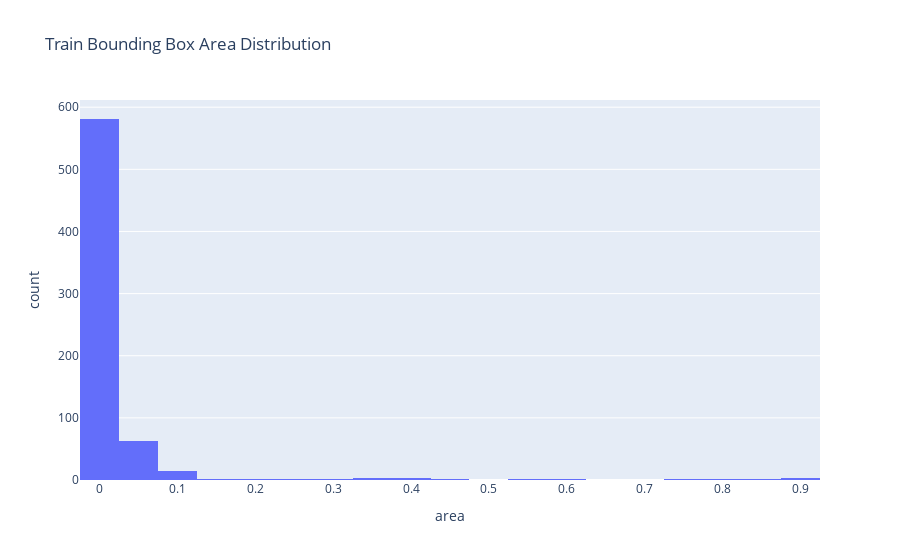
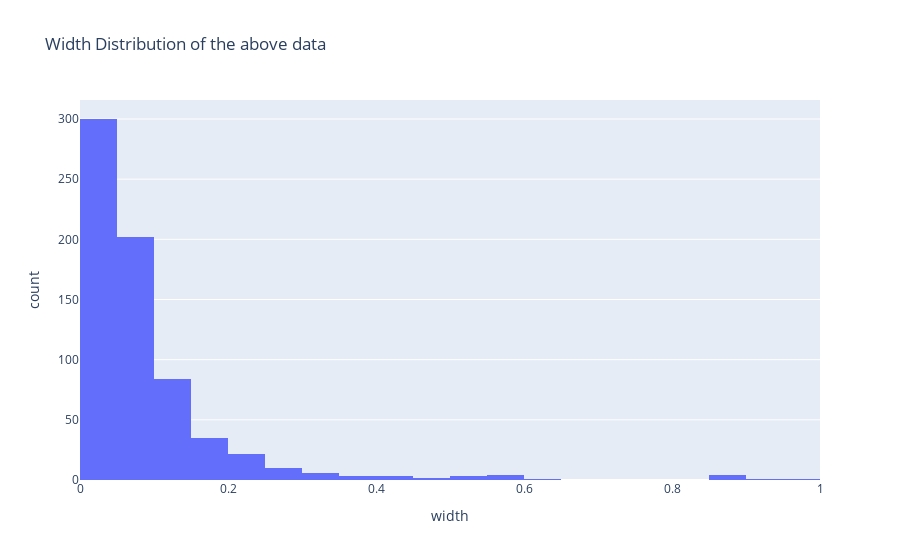
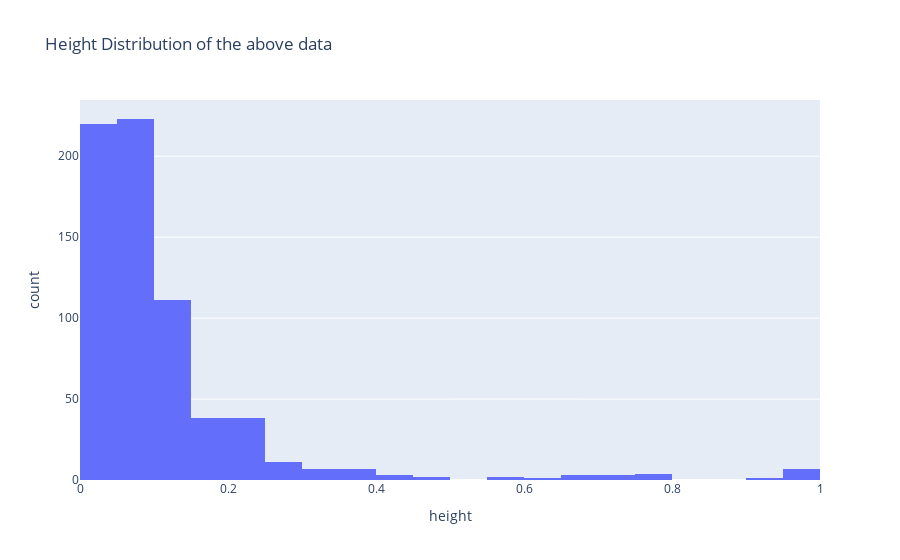
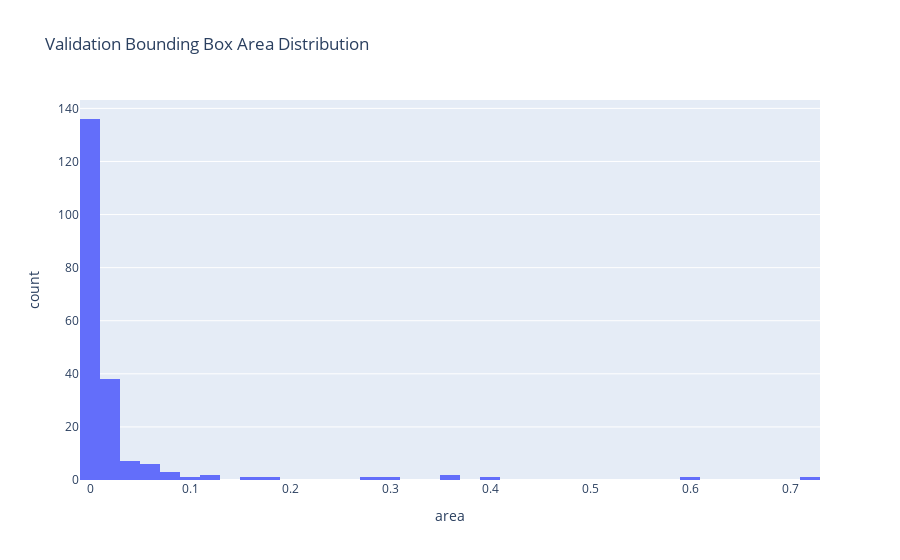

The code cell stored with these charts, in order, in its notebook:
### Markdown cell above
# Bounding box area distribution

### Code cell
def plot_bb_dist(labels, title):
    labels['area'] = labels['width'] * labels['height']
    fig = px.histogram(labels, x='area', nbins=40, title=title)
    fig.show()

def plot_width_and_height_dist(labels):
    fig = px.histogram(labels, x='width', nbins=40, title='Width Distribution of the above data')
    fig2 = px.histogram(labels, x='height', nbins=40, title='Height Distribution of the above data')
    fig.show()
    fig2.show()
    

plot_bb_dist(train_labels, 'Train Bounding Box Area Distribution')
plot_width_and_height_dist(train_labels)
plot_bb_dist(val_labels, 'Validation Bounding Box Area Distribution')
plot_width_and_height_dist(val_labels)
plot_bb_dist(test_labels, 'Test Bounding Box Area Distribution')
plot_width_and_height_dist(test_labels)

### Figure 1 — Plotly figure (JSON) as saved in the notebook; plotly's stock layout.template omitted (floating-point values rounded to 4 significant figures; data arrays with more than 128 entries replaced by an {"elided": "..."} marker saying what was removed)
{"data": [{"alignmentgroup": "True", "bingroup": "x", "hovertemplate": "area=%{x}<br>count=%{y}<extra></extra>", "legendgroup": "", "marker": {"color": "#636efa", "pattern": {"shape": ""}}, "name": "", "nbinsx": 40, "offsetgroup": "", "orientation": "v", "showlegend": false, "type": "histogram", "x": {"elided": "681 float values"}, "xaxis": "x", "yaxis": "y"}], "layout": {"barmode": "relative", "legend": {"tracegroupgap": 0}, "title": {"text": "Train Bounding Box Area Distribution"}, "xaxis": {"anchor": "y", "domain": [0, 1], "title": {"text": "area"}}, "yaxis": {"anchor": "x", "domain": [0, 1], "title": {"text": "count"}}}}

### Figure 2 — Plotly figure (JSON) as saved in the notebook; plotly's stock layout.template omitted (floating-point values rounded to 4 significant figures; data arrays with more than 128 entries replaced by an {"elided": "..."} marker saying what was removed)
{"data": [{"alignmentgroup": "True", "bingroup": "x", "hovertemplate": "width=%{x}<br>count=%{y}<extra></extra>", "legendgroup": "", "marker": {"color": "#636efa", "pattern": {"shape": ""}}, "name": "", "nbinsx": 40, "offsetgroup": "", "orientation": "v", "showlegend": false, "type": "histogram", "x": {"elided": "681 float values"}, "xaxis": "x", "yaxis": "y"}], "layout": {"barmode": "relative", "legend": {"tracegroupgap": 0}, "title": {"text": "Width Distribution of the above data"}, "xaxis": {"anchor": "y", "domain": [0, 1], "title": {"text": "width"}}, "yaxis": {"anchor": "x", "domain": [0, 1], "title": {"text": "count"}}}}

### Figure 3 — Plotly figure (JSON) as saved in the notebook; plotly's stock layout.template omitted (floating-point values rounded to 4 significant figures; data arrays with more than 128 entries replaced by an {"elided": "..."} marker saying what was removed)
{"data": [{"alignmentgroup": "True", "bingroup": "x", "hovertemplate": "height=%{x}<br>count=%{y}<extra></extra>", "legendgroup": "", "marker": {"color": "#636efa", "pattern": {"shape": ""}}, "name": "", "nbinsx": 40, "offsetgroup": "", "orientation": "v", "showlegend": false, "type": "histogram", "x": {"elided": "681 float values"}, "xaxis": "x", "yaxis": "y"}], "layout": {"barmode": "relative", "legend": {"tracegroupgap": 0}, "title": {"text": "Height Distribution of the above data"}, "xaxis": {"anchor": "y", "domain": [0, 1], "title": {"text": "height"}}, "yaxis": {"anchor": "x", "domain": [0, 1], "title": {"text": "count"}}}}

### Figure 4 — Plotly figure (JSON) as saved in the notebook; plotly's stock layout.template omitted (floating-point values rounded to 4 significant figures; data arrays with more than 128 entries replaced by an {"elided": "..."} marker saying what was removed)
{"data": [{"alignmentgroup": "True", "bingroup": "x", "hovertemplate": "area=%{x}<br>count=%{y}<extra></extra>", "legendgroup": "", "marker": {"color": "#636efa", "pattern": {"shape": ""}}, "name": "", "nbinsx": 40, "offsetgroup": "", "orientation": "v", "showlegend": false, "type": "histogram", "x": {"elided": "202 float values"}, "xaxis": "x", "yaxis": "y"}], "layout": {"barmode": "relative", "legend": {"tracegroupgap": 0}, "title": {"text": "Validation Bounding Box Area Distribution"}, "xaxis": {"anchor": "y", "domain": [0, 1], "title": {"text": "area"}}, "yaxis": {"anchor": "x", "domain": [0, 1], "title": {"text": "count"}}}}
